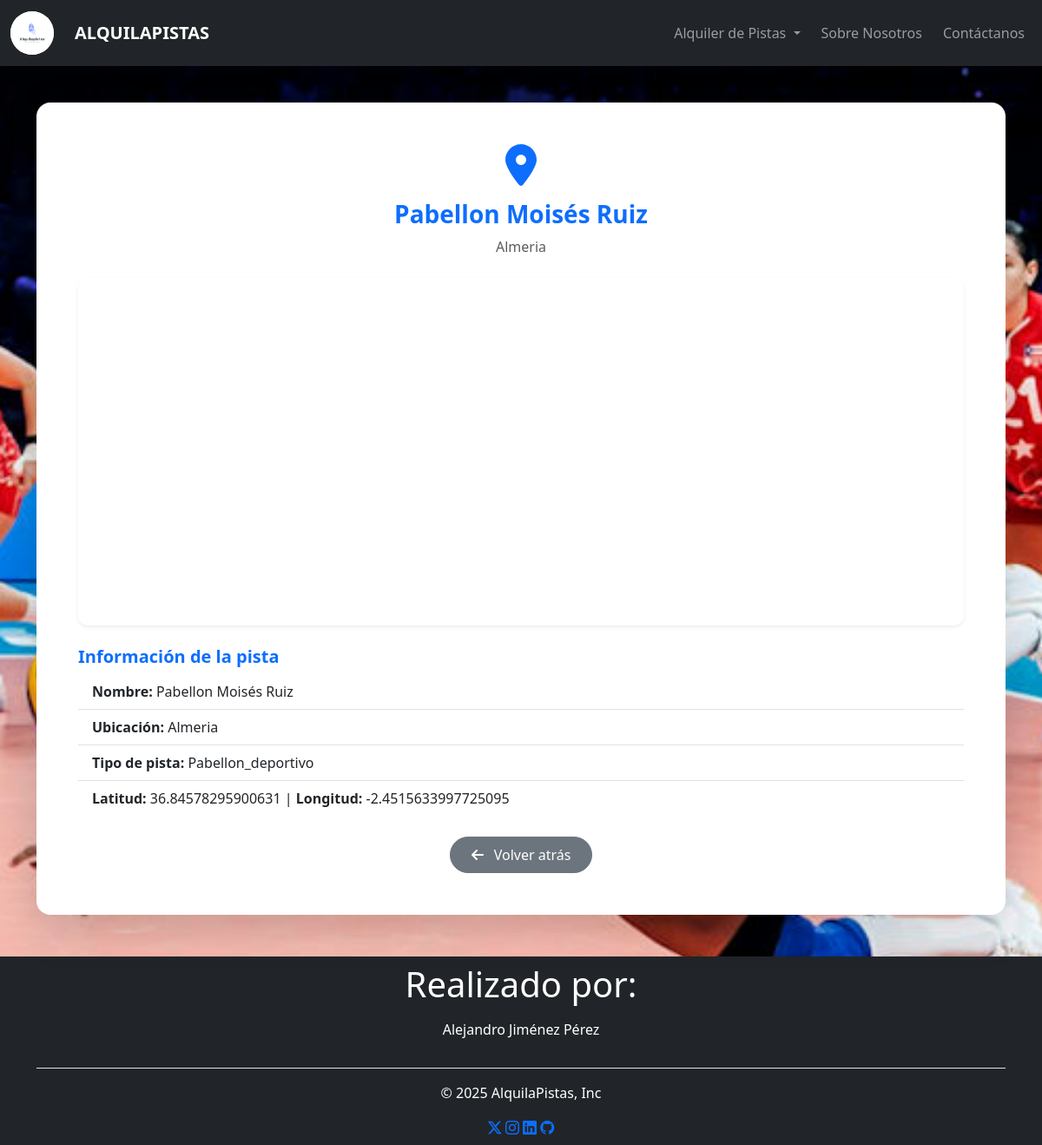
/courts/1/, run on the app's committed database.
### alquila_pistas/models.py (models this page shows, shortened)
class Court(models.Model):
    name = models.CharField(max_length=50, default=" ")
    location = models.CharField(max_length=100, default=" ")
    latitude = models.FloatField(null=True, blank=True)
    longitude = models.FloatField(null=True, blank=True)
    court_type = models.CharField(max_length=50, choices=[
        ('Sports pavilion', 'Pabellon_deportivo'),
        ('beach', 'Playa'),
    ])

### alquila_pistas/views.py (the view)
# urls.py: path('courts/<int:pk>/', CourtDetailView.as_view(), name='court_detail'),
class CourtDetailView(DetailView):
    model = Court
    template_name = 'alquila_pistas/court_detail.html'
    context_object_name = 'court'

### alquila_pistas/templates/alquila_pistas/court_detail.html (shortened to what this page needs)
{% extends "base.html" %}
{% load static %}
{% block links %}
    <div class="container my-5">
        <div class="card shadow-lg border-0 rounded-4 hover-card">
            <div class="card-body p-5">
                <div class="text-center mb-4">
                    <i class="fas fa-map-marker-alt fa-3x text-primary mb-3 icon-bounce"></i>
                    <h3 class="mb-2 text-primary fw-bold">{{ court.name }}</h3>
                    <p class="text-muted">{{ court.location }}</p>
                </div>
                <div id="mapa" style="height: 400px; width: 100%; border-radius: 12px;" class="shadow-sm mb-4"></div>
                <div class="mt-4">
                    <h5 class="text-primary fw-bold">Información de la pista</h5>
                    <ul class="list-group list-group-flush">
                        <li class="list-group-item">
                            <strong>Nombre:</strong> {{ court.name }}
                        </li>
                        <li class="list-group-item">
                            <strong>Ubicación:</strong> {{ court.location }}
                        </li>
                        <li class="list-group-item">
                            <strong>Tipo de pista:</strong> {{ court.get_court_type_display }}
                        </li>
                        <li class="list-group-item">
                            <strong>Latitud:</strong> {{ court.latitude }} |
                            <strong>Longitud:</strong> {{ court.longitude }}
                        </li>
                    </ul>
                </div>
                <div class="text-center mt-4">
                    <a href="{% url 'alquila_pistas:IndexView' %}" class="btn btn-secondary px-4 py-2 rounded-pill hover-button">
                        <i class="fas fa-arrow-left me-2"></i> Volver atrás
                    </a>
                </div>
            </div>
        </div>
    </div>
{% endblock %}

### alquila_pistas/templates/alquila_pistas/court_detail.html (style rules this page uses)
.hover-card { transition: transform 0.3s ease-in-out; }
.hover-button { transition: all 0.3s ease; position: relative; overflow: hidden; }
.icon-bounce { animation: bounce 2s infinite; }

### data on the page
Court: name "Pabellon Moisés Ruiz", location "Almeria", court_type "Pabellon_deportivo", latitude "36.84578295900631", longitude "-2.4515633997725095"
